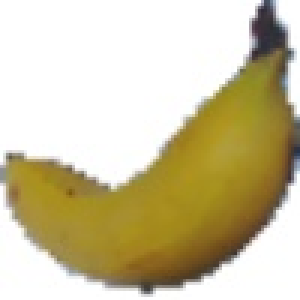
#> input picture Fruit Detection/0_100.jpg, 100 x 100 px (shown 3 times larger)
$ jupyter execute --allow-errors fruitDetection_charles.ipynb
#> lines starting #> are read from the running program, lines starting #| are printed output that depends on the picture; after the words box and inside, x2 and y2 are one past the last pixel; in counts of white or black regions, pixels touching at a corner belong together
[cell 1]
import cv2

[cell 2]
# Image Enhancing

img = cv2.imread('./0_100.jpg')
#> img is the input picture: shape (100, 100, 3); mean B, G, R 163.1, 196.9, 206.4

# gray scale
gray = cv2.cvtColor(img,cv2.COLOR_BGR2GRAY)
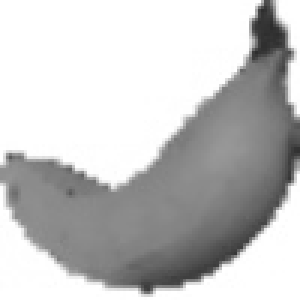
#> gray: shape (100, 100) (shown 3 times larger); min 44, max 255, mean 195.9

# enhance contrast
clahe = cv2.createCLAHE(clipLimit=3.0, tileGridSize=(16,16))
equalized_image = clahe.apply(gray)
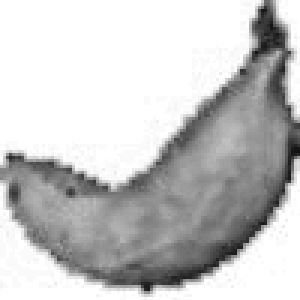
#> equalized_image: shape (100, 100) (shown 3 times larger); min 17, max 255, mean 197.9

# Gaussian blur
blurred_image = cv2.GaussianBlur(equalized_image, (5, 5), 0)
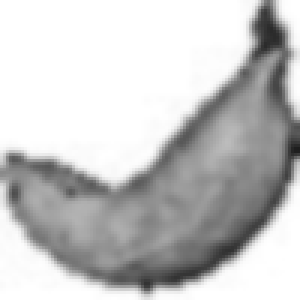
#> blurred_image: shape (100, 100) (shown 3 times larger); min 29, max 255, mean 197.8

# Canny edge
edges = cv2.Canny(blurred_image, threshold1=100, threshold2=250)
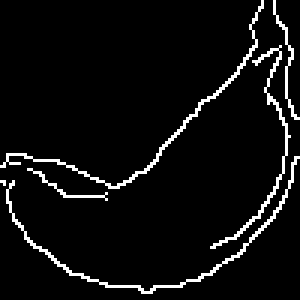
#> edges: shape (100, 100) (shown 3 times larger); 5.4% white in thin lines or dots

cv2.imshow('image',edges.flatten())
cv2.waitKey(0)
cv2.destroyAllWindows()

$ run again, with Fruit Detection/Cavendish_Banana_DS.jpg copied over Fruit Detection/0_100.jpg
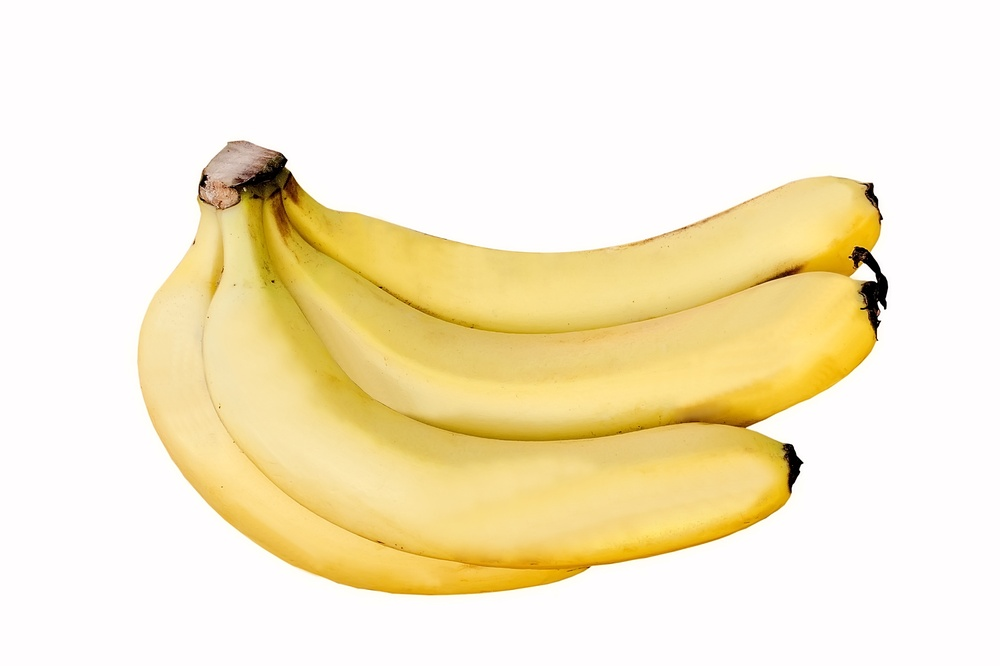
#> input picture Fruit Detection/Cavendish_Banana_DS.jpg, 1000 x 666 px, shrunk from 3997 x 2664 before the run
#> img is the input picture: shape (666, 1000, 3); mean B, G, R 203.8, 235.2, 247.3
#> `equalized_image = clahe.apply(gray)`:
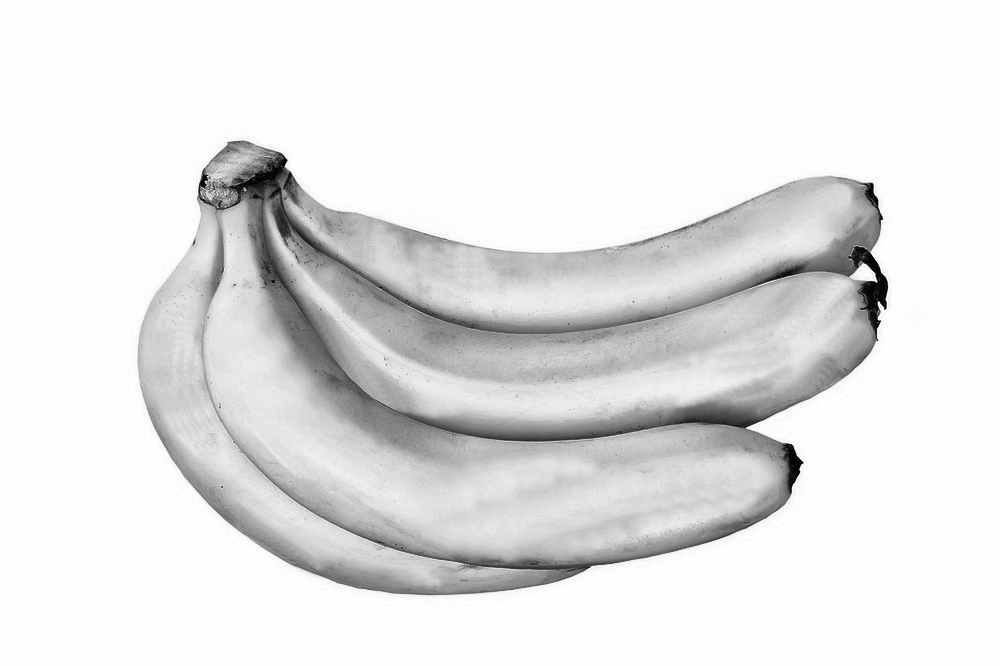
#> equalized_image: shape (666, 1000); min 1, max 255, mean 229.4
#> `edges = cv2.Canny(blurred_image, threshold1=100, threshold2=250)`:
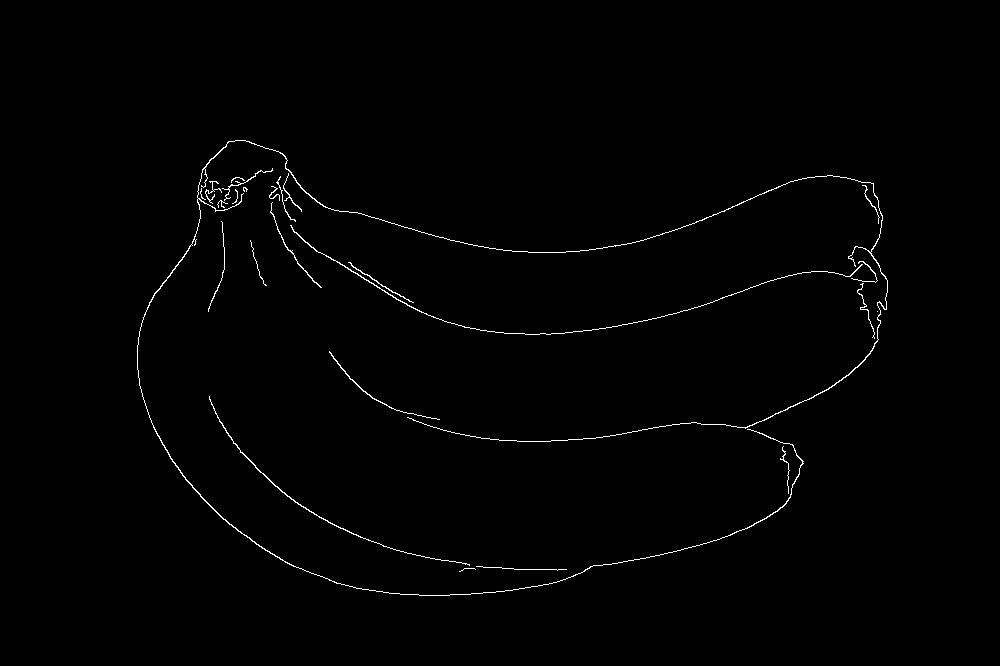
#> edges: shape (666, 1000); 0.81% white in thin lines or dots, all inside (x1, y1, x2, y2) = (137, 140, 888, 596)

$ run again, with Fruit Detection/apple.jpg copied over Fruit Detection/0_100.jpg
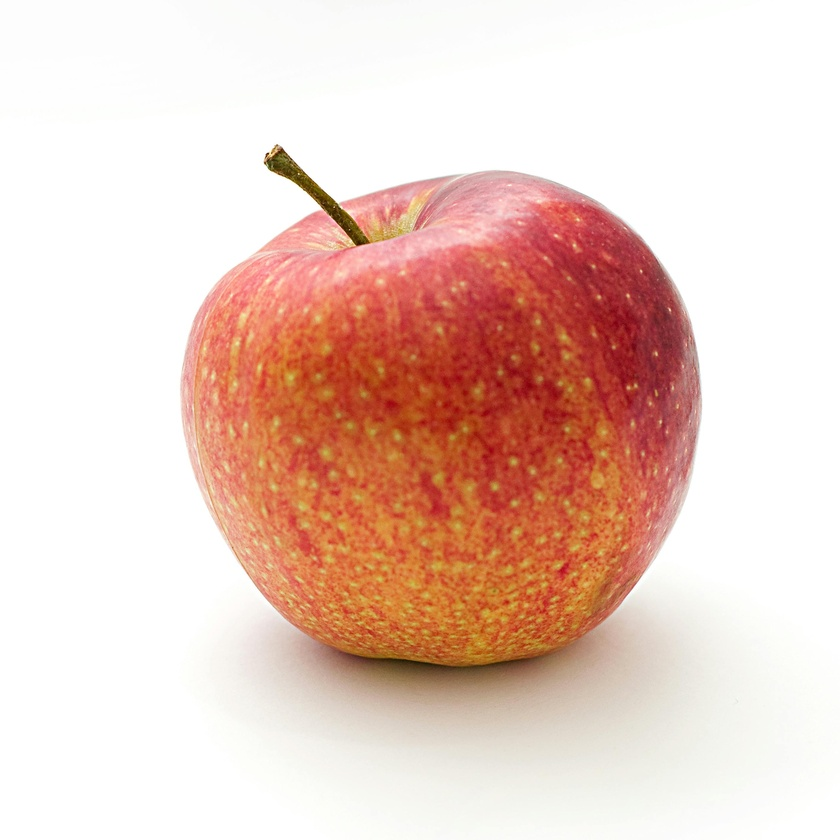
#> input picture Fruit Detection/apple.jpg, 840 x 840 px, shrunk from 2827 x 2827 before the run
#> img is the input picture: shape (840, 840, 3); mean B, G, R 195.2, 205.7, 234.9
#> `equalized_image = clahe.apply(gray)`:
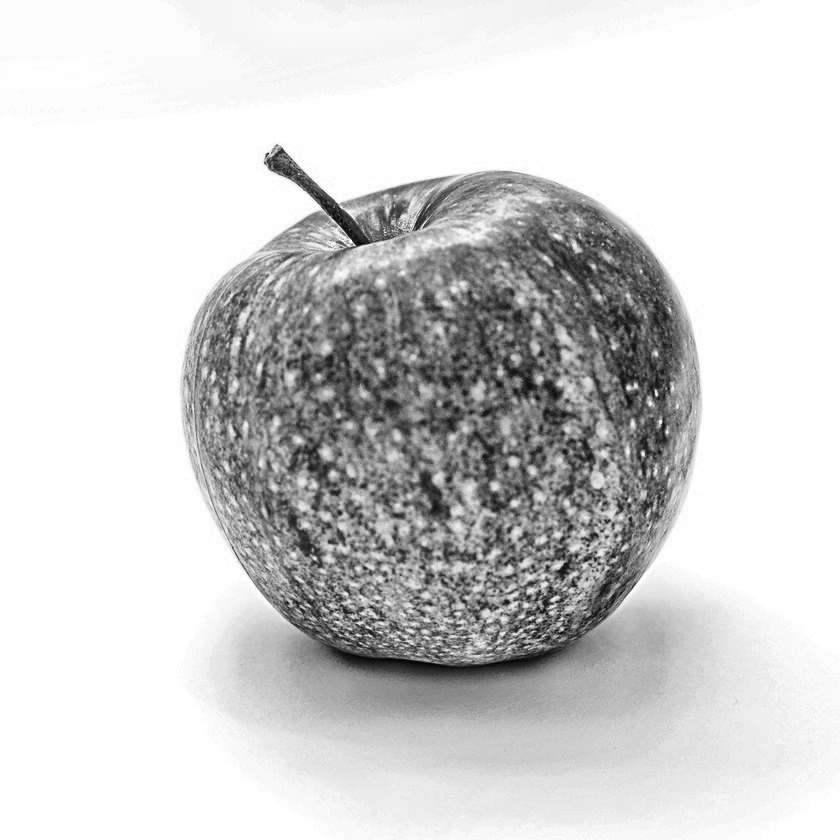
#> equalized_image: shape (840, 840); min 3, max 255, mean 209.4
#> `edges = cv2.Canny(blurred_image, threshold1=100, threshold2=250)`:
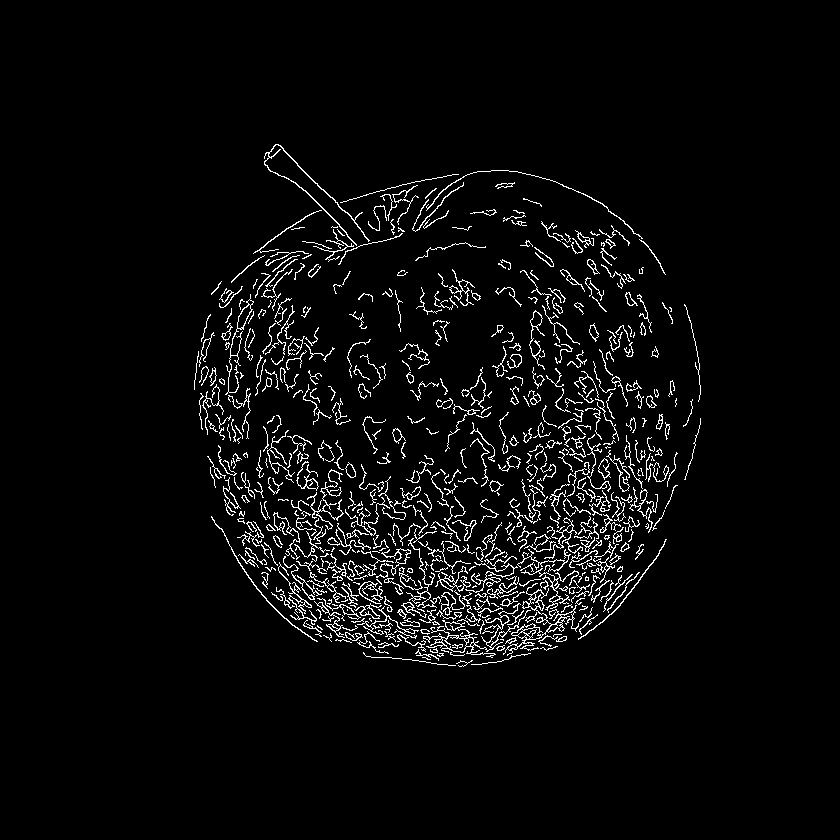
#> edges: shape (840, 840); 3.9% white in thin lines or dots, all inside (x1, y1, x2, y2) = (194, 144, 701, 667)
